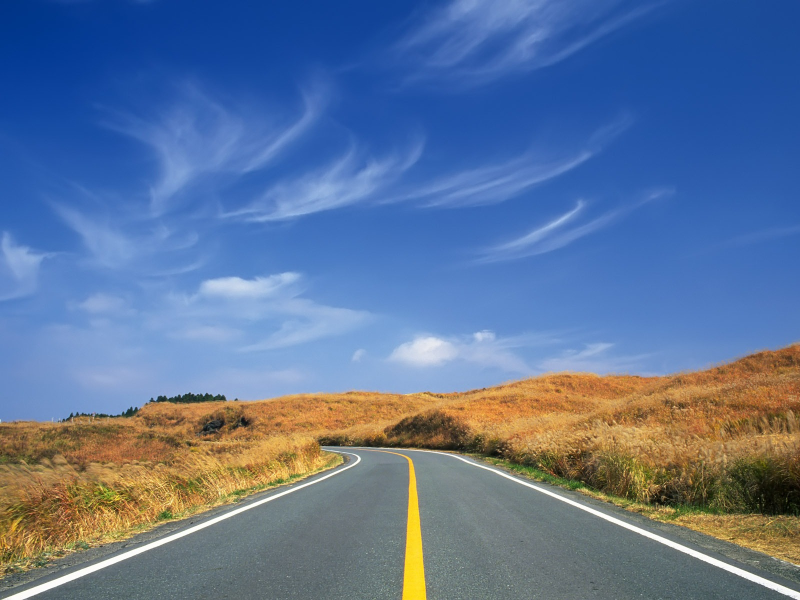
#> input picture openCV_try2/day.jpg, 1600 x 1200 px (shown at 1/2 size)
$ python etc3_bird.py
#> lines starting #> are read from the running program, lines starting #| are printed output that depends on the picture
import cv2
import numpy as np
import matplotlib.pyplot as plt

IMAGE_H = 480
IMAGE_W = 640

src = np.float32([[0, IMAGE_H], [IMAGE_W, IMAGE_H], [150, 200], [500, 200]])
dst = np.float32([[300, IMAGE_H], [400, IMAGE_H], [0, 0], [IMAGE_W, 0]])
M = cv2.getPerspectiveTransform(src, dst) # The transformation matrix
Minv = cv2.getPerspectiveTransform(dst, src) # Inverse transformation

img = cv2.imread('day.jpg') # Read the test img
#> img is the input picture: shape (1200, 1600, 3); mean B, G, R 151.6, 116.7, 94.4
img = cv2.resize(img, (640, 360))
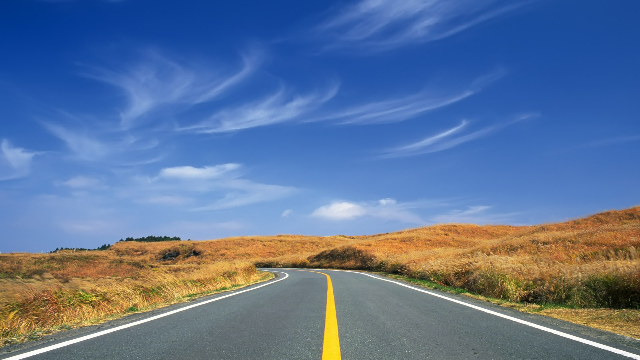
#> img: shape (360, 640, 3); mean B, G, R 151.5, 116.7, 94.3
img = img[200:(200+IMAGE_H), 0:IMAGE_W] # Apply np slicing for ROI crop
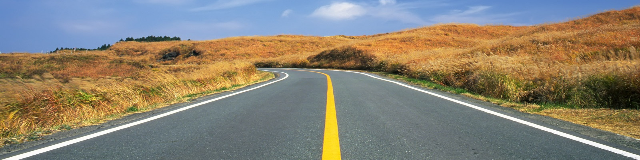
#> img: shape (160, 640, 3); mean B, G, R 114.9, 129.8, 136.8
warped_img = cv2.warpPerspective(img, M, (IMAGE_W, IMAGE_H)) # Image warping
#> warped_img: shape (480, 640, 3); every value is 0
plt.imshow(cv2.cvtColor(warped_img, cv2.COLOR_BGR2RGB)) # Show results
plt.show()

$ run again, with openCV_try2/chess2.jpg copied over openCV_try2/day.jpg
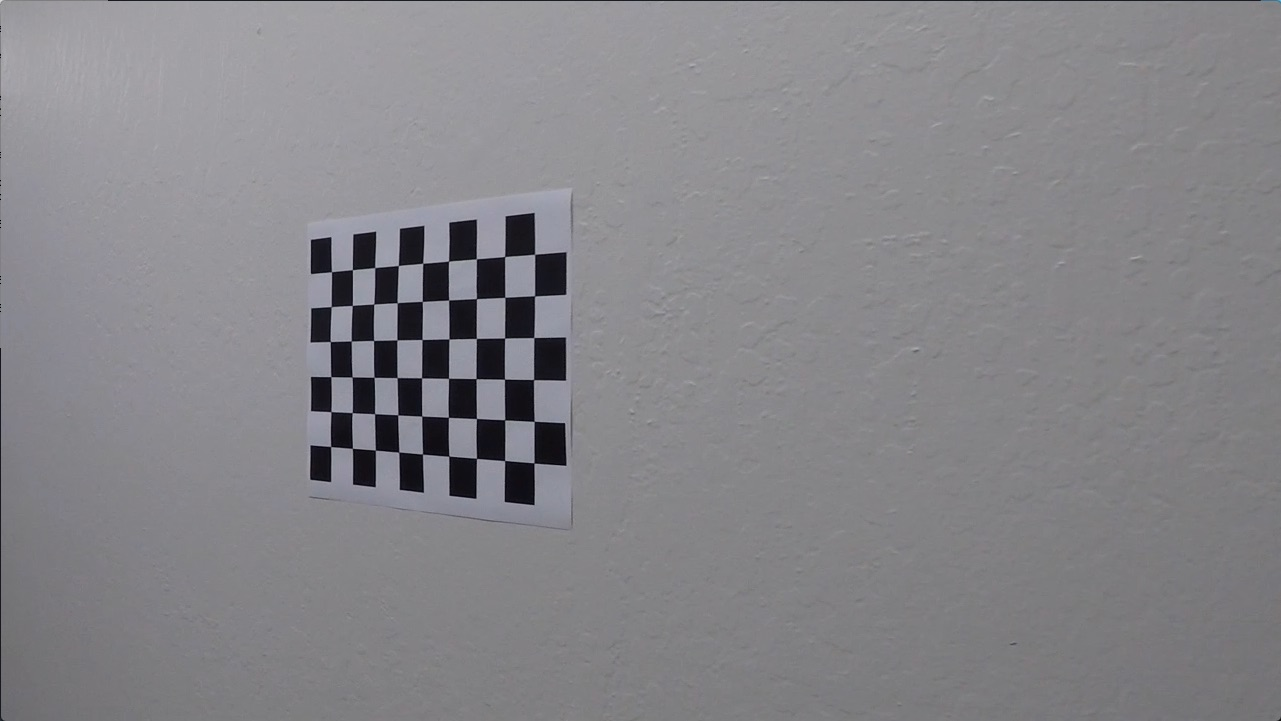
#> input picture openCV_try2/chess2.jpg, 1281 x 721 px
#> img is the input picture: shape (721, 1281, 3); mean B, G, R 136.7, 132.7, 133.5
#> `img = img[200:(200+IMAGE_H), 0:IMAGE_W]`:
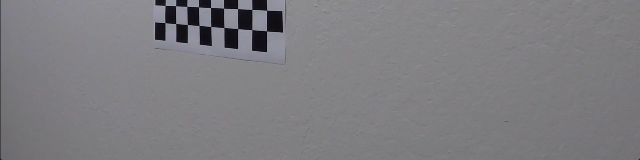
#> img: shape (160, 640, 3); mean B, G, R 128.6, 125.2, 125.9
#> warped_img: shape (480, 640, 3); every value is 0

$ run again, with openCV_try2/chess3.jpg copied over openCV_try2/day.jpg
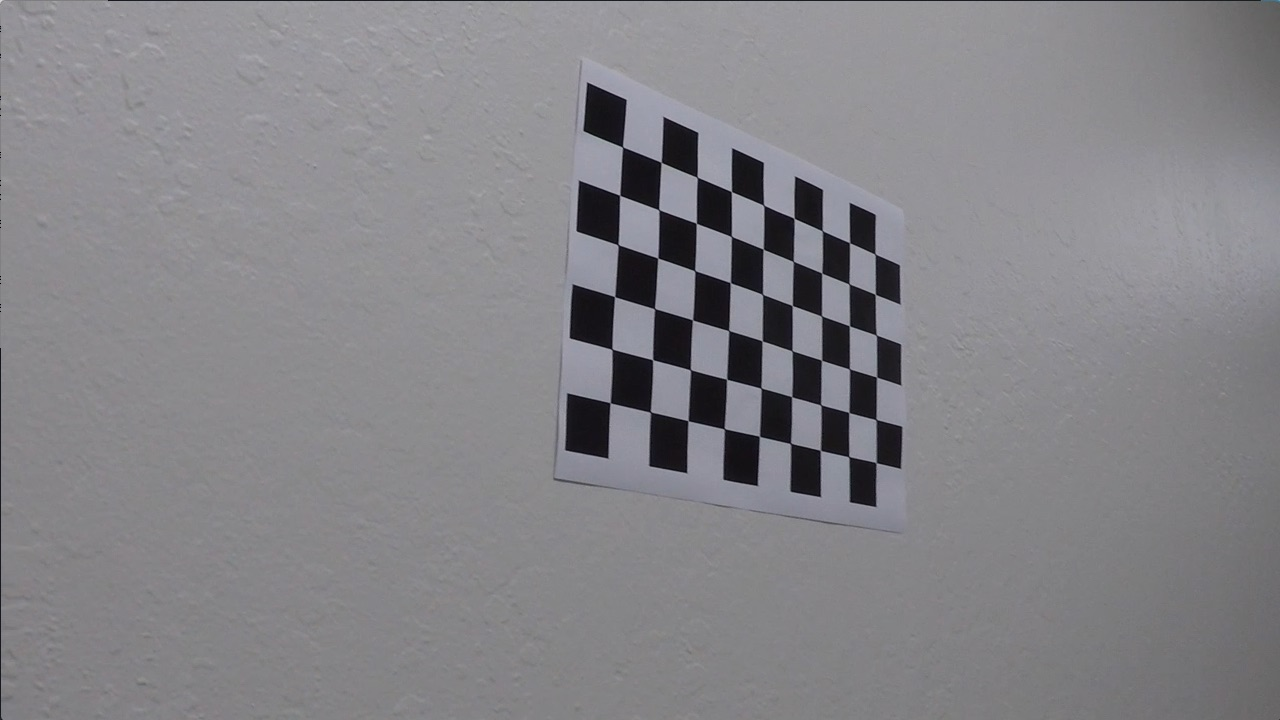
#> input picture openCV_try2/chess3.jpg, 1280 x 720 px
#> img is the input picture: shape (720, 1280, 3); mean B, G, R 135.7, 131.6, 132.6
#> `img = img[200:(200+IMAGE_H), 0:IMAGE_W]`:
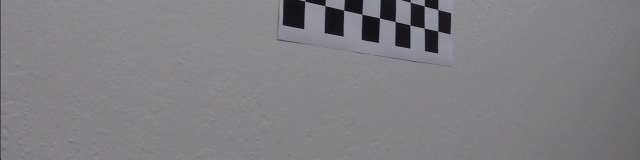
#> img: shape (160, 640, 3); mean B, G, R 130.5, 127.4, 128.3
#> warped_img: shape (480, 640, 3); every value is 0
